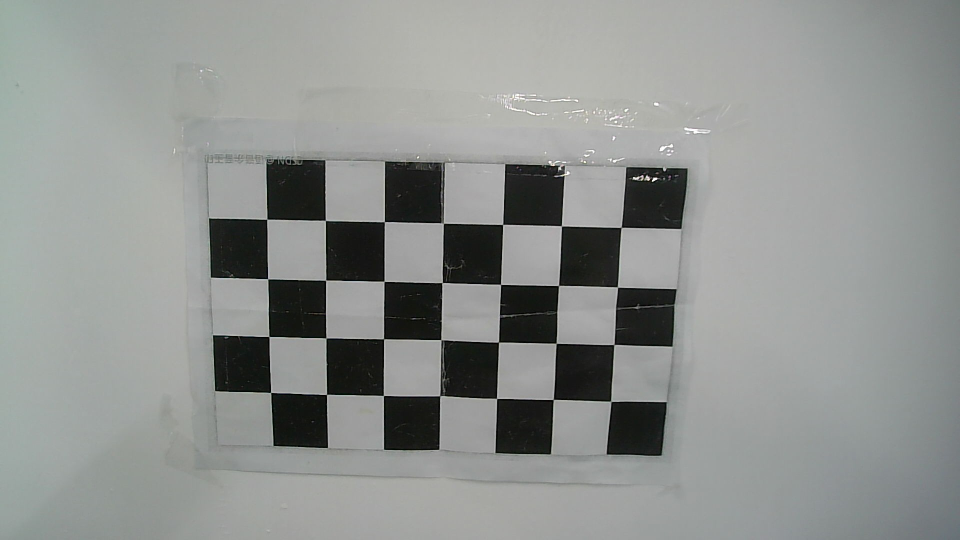
#> input picture jetson_vision/pictures/WIN_20260717_16_45_20_Pro.jpg, 1920 x 1080 px (shown at 1/2 size)
$ python -i line_detector_v1_3roi.py   (imports and definitions only)
#> lines starting #> are read from the running program, lines starting #| are printed output that depends on the picture; after the words box and inside, x2 and y2 are one past the last pixel; in counts of white or black regions, pixels touching at a corner belong together
#> further down, picture is the input picture: shape (1080, 1920, 3); mean B, G, R 143.8, 146.2, 143.2
"""巡线模块 V1 — warp 鸟瞰 + 3 层 ROI 扫描

V0: 无 warp，直接在摄像头画面上扫
V1: 先 IPM warp → 鸟瞰图，再 3 层 ROI 扫边缘 → 直线拟合
V2: warp + 抛物线拟合
V3: warp + 几何原语（平行线/同心圆）
"""
import cv2
import numpy as np


def clamp(v, lo, hi):
    return max(lo, min(hi, v))


class LineDetector:
    def __init__(
        self,
        cam_height_cm=40.0,
        cam_pitch_deg=45.0,
        cam_vfov_deg=44.0,
        cam_w=640,
        cam_h=480,
        bird_h=200,
        bird_w=160,
        lookahead_cm=(10, 80),
        th_offset=6,
        scan_lines=5,
        track_width_cm=35.5,
    ):
        self.cam_height = cam_height_cm
        self.cam_pitch = np.radians(cam_pitch_deg)
        self.cam_vfov_deg = cam_vfov_deg
        self.img_w = cam_w
        self.img_h = cam_h
        self.bird_h = bird_h
        self.bird_w = bird_w
        self._center_x = bird_w // 2
        self.th_offset = th_offset
        self.scan_lines = scan_lines

        self._K = None
        self._dist = None

        self.M = self._build_birdseye_matrix(lookahead_cm)

        # —— 从鸟瞰几何推导赛道两条黑线中心间距 (px) ——
        mid_cm = (lookahead_cm[0] + lookahead_cm[1]) / 2.0
        vfov_rad = np.radians(cam_vfov_deg)
        hfov_rad = 2.0 * np.arctan(np.tan(vfov_rad / 2.0) * cam_w / cam_h)
        ground_w_mid = 2.0 * mid_cm * np.tan(hfov_rad / 2.0)
        self._track_width_px = track_width_cm * (bird_w / ground_w_mid)

        self._prev_dev = 0.0
        self._prev_heading = 0.0

    # ── IPM 鸟瞰变换（同 V2/V3）──
    def _build_birdseye_matrix(self, lookahead):
#> called with lookahead = (10, 80)
        near, far = lookahead
        near = max(near, 20.0)

        vfov_rad = np.radians(self.cam_vfov_deg)
        hfov_rad = 2.0 * np.arctan(np.tan(vfov_rad / 2.0) * self.img_w / self.img_h)
        fx = self.img_w / (2.0 * np.tan(hfov_rad / 2.0))
        fy = self.img_h / (2.0 * np.tan(vfov_rad / 2.0))
        cx, cy = self.img_w / 2.0, self.img_h / 2.0

        ground_w_near = 2.0 * near * np.tan(hfov_rad / 2.0)
        W = ground_w_near * 0.85

        world_pts = np.float32([
            [W / 2, near], [-W / 2, near],
            [-W / 2, far], [W / 2, far],
        ])
        cp, sp = np.cos(self.cam_pitch), np.sin(self.cam_pitch)
        src_pts = []
        for wx, wz in world_pts:
            Xc = wx
            Yc = self.cam_height * cp - wz * sp
            Zc = self.cam_height * sp + wz * cp
            if Zc < 0.01: Zc = 0.01
            src_pts.append([fx * Xc / Zc + cx, fy * Yc / Zc + cy])
        src = np.float32(src_pts)

        dst = np.float32([
            [self.bird_w - 1, self.bird_h - 1], [0, self.bird_h - 1],
            [0, 0], [self.bird_w - 1, 0],
        ])
        return cv2.getPerspectiveTransform(src, dst)

    # ── 预处理（整张鸟瞰图一次 Otsu，同 V2）──
    def _preprocess(self, bgr):
        """灰度转换 + IPM 鸟瞰 + 整图 Otsu 二值化 + 形态学闭运算。"""
        if self._K is not None:
            bgr = cv2.undistort(bgr, self._K, self._dist)
        gray = np.max(bgr, axis=2)
        bird = cv2.warpPerspective(gray, self.M, (self.bird_w, self.bird_h))
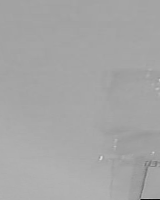
#> bird: shape (200, 160); min 10, max 223, mean 165.7

        th_val = cv2.threshold(bird, 0, 255, cv2.THRESH_BINARY + cv2.THRESH_OTSU)[0]
#> th_val = 168
        th_val = clamp(int(th_val) + self.th_offset, 30, 200)
#> th_val = 174
        _, binary = cv2.threshold(bird, th_val, 255, cv2.THRESH_BINARY)
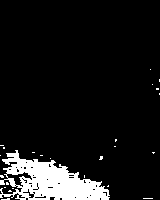
#> binary: shape (200, 160); 9.3% white; 25 white regions (24 under 20 px), largest, box (x1, y1, x2, y2) and area: (0, 150, 110, 200) 2866

        k3 = cv2.getStructuringElement(cv2.MORPH_ELLIPSE, (3, 3))
        binary = cv2.morphologyEx(binary, cv2.MORPH_CLOSE, k3, iterations=1)
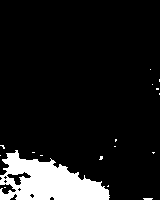
#> binary: shape (200, 160); 10.3% white; 17 white regions (16 under 20 px), largest, box (x1, y1, x2, y2) and area: (0, 150, 110, 200) 3212
        return bird, binary

    # ── 单个 ROI 扫描 ──
    def _scan_roi(self, binary, y0, y1):
        """扫描二值图的一段 ROI 行，识别两条黑线后推算赛道中心 x 中位数。

        每条黑线(白→黑→白)构成一个段。段间距约等于 track_width_px 的两个段
        配对即为左右赛道边线；赛道中心 = 两段中心的均值。
        若仅可见一条边线，则从该段中心外推 track_width_px/2 得到赛道中心。
        返回 None 表示该 ROI 内未找到任何黑段。
        """
        track_centers = []
        half_track = self._track_width_px / 2.0
        min_seg_w = 4                              # 单条黑线最小宽度
        max_seg_w = 40                             # 单条黑线最大宽度
        track_tol = max(20.0, self._track_width_px * 0.4)  # 双段配对容差
        row_step = max(1, (y1 - y0) // self.scan_lines)

        for y in range(y0, y1, row_step):
            line = binary[y, :].astype(np.int32)
            diff = np.diff(line)
            rising = np.where(diff > 0)[0]   # 黑→白 (right edge)
            falling = np.where(diff < 0)[0]  # 白→黑 (left edge)

            # ── 构建当前行所有黑段（左沿 + 紧邻右沿 → 段）──
            segments = []
            for fl in falling:
                candidates = rising[rising > fl]
                if len(candidates) == 0:
                    continue
                ri = candidates[0]                # 紧邻右沿
                width = ri - fl
                if min_seg_w <= width <= max_seg_w:
                    segments.append({'cx': float((fl + ri) * 0.5)})

            # ── 双段：找间距最接近赛道中心间距的段对 ──
            if len(segments) >= 2:
                best_pair = None
                best_err = float('inf')
                for i in range(len(segments)):
                    for j in range(i + 1, len(segments)):
                        gap = abs(segments[j]['cx'] - segments[i]['cx'])
                        err = abs(gap - self._track_width_px)
                        if err < best_err:
                            best_err = err
                            best_pair = (segments[i], segments[j])
                if best_pair is not None:
                    gap = abs(best_pair[0]['cx'] - best_pair[1]['cx'])
                    if abs(gap - self._track_width_px) <= track_tol:
                        # 赛道中心 = 左右黑线中心的均值
                        track_cx = (best_pair[0]['cx'] + best_pair[1]['cx']) * 0.5
                        track_centers.append(track_cx)
                        continue
                # 未配成对 → 继续执行单段逻辑

            # ── 单段：用距图像中心最近的段外推赛道中心 ──
            if len(segments) >= 1:
                best_seg = min(segments, key=lambda s: abs(s['cx'] - self._center_x))
                if best_seg['cx'] < self._center_x:
                    # 可见段在左边 → 赛道中心在右边 half_track 处
                    cx = best_seg['cx'] + half_track
                else:
                    # 可见段在右边 → 赛道中心在左边 half_track 处
                    cx = best_seg['cx'] - half_track
                if 0 <= cx < self.bird_w:
                    track_centers.append(cx)

        if not track_centers:
            return None
        return float(np.median(track_centers))

    # ── 主入口 ──
    def process(self, bgr):
        bird, binary = self._preprocess(bgr)

        # 3 层 ROI（近/中/远, 在鸟瞰图上从上到下）
        near_y0 = self.bird_h - 30
        near_y1 = self.bird_h
        mid_y0 = self.bird_h // 2 - 15
        mid_y1 = self.bird_h // 2 + 15
        far_y0 = 0
        far_y1 = 30

        centers = []
        for name, y0, y1 in [("near", near_y0, near_y1),
                               ("mid", mid_y0, mid_y1),
                               ("far", far_y0, far_y1)]:
            cx = self._scan_roi(binary, y0, y1)
            if cx is not None:
                centers.append((cx, (y0 + y1) / 2))
#> this loop made 3 passes
#> cx on pass 1: 65.08
#> after the loop, centers = [(65.08, 185)]

        deviation_px = None
        heading_deg = 0.0
        conf = 0.0

        if len(centers) >= 2:
            pts = np.array(centers, dtype=np.float32)
            xs, ys = pts[:, 0], pts[:, 1]
            coeffs = np.polyfit(ys, xs, 1)
            m, c = coeffs

            # 近处偏差（y = bird_h, 图底）
            center_near = m * self.bird_h + c
            deviation_px = center_near - self._center_x

            # 朝向：dx/dy in birdseye pixels
            heading_deg = np.degrees(np.arctan(m))

            conf = clamp(len(centers) / 3.0, 0.2, 1.0)

        # ── 时序平滑 ──
        if deviation_px is not None:
            # 拒绝 heading 突变：翻转超 15° 则用上一帧值
            heading_jump = abs(heading_deg - self._prev_heading)
            if heading_jump > 15:
                heading_deg = self._prev_heading
            alpha = 0.6
            deviation_px = alpha * deviation_px + (1 - alpha) * self._prev_dev
            heading_deg = alpha * heading_deg + (1 - alpha) * self._prev_heading
            self._prev_dev = deviation_px
            self._prev_heading = heading_deg
        else:
            deviation_px = self._prev_dev * 0.92
            heading_deg = self._prev_heading * 0.88
            conf = 0.1

        # ── 可视化 ──
        vis = cv2.cvtColor(bird, cv2.COLOR_GRAY2BGR)
        cv2.rectangle(vis, (0, far_y0), (self.bird_w, far_y1), (100, 100, 200), 1)
        cv2.rectangle(vis, (0, mid_y0), (self.bird_w, mid_y1), (100, 100, 200), 1)
        cv2.rectangle(vis, (0, near_y0), (self.bird_w, near_y1), (100, 100, 200), 1)
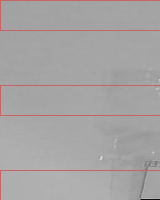
#> vis: shape (200, 160, 3); mean B, G, R 163.9, 163.9, 166.7
        for cx, cy in centers:
            cv2.circle(vis, (int(cx), int(cy)), 4, (0, 255, 255), -1)
#> this loop made 1 pass
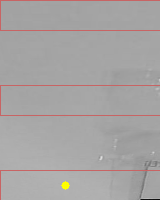
#> vis: shape (200, 160, 3); 0.15% of pixels changed, all inside (x1, y1, x2, y2) = (61, 181, 70, 190)
        if deviation_px is not None:
            cv2.circle(vis, (self._center_x, self.bird_h - 1), 5, (255, 255, 255), -1)
#> vis: shape (200, 160, 3); 0.14% of pixels changed, all inside (x1, y1, x2, y2) = (75, 194, 86, 200)
            cv2.circle(vis, (int(self._center_x + deviation_px), self.bird_h - 1), 5, (255, 0, 255), -1)
#> vis: shape (200, 160, 3); mean B, G, R 163.8, 163.8, 166.9
            cv2.putText(vis, f"V1 dev={deviation_px:+.1f} h={heading_deg:+.0f}",
                        (4, self.bird_h - 6), cv2.FONT_HERSHEY_SIMPLEX, 0.3, (255, 255, 0), 1)
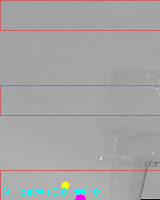
#> vis: shape (200, 160, 3); mean B, G, R 164.2, 164.2, 165.9

        debug = {"bird": bird}
        return deviation_px, heading_deg, conf, vis, debug

    def set_calibration(self, K, dist, calib_w=None, calib_h=None):
        pass

>>> import cv2
>>> picture = cv2.imread('pictures/WIN_20260717_16_45_20_Pro.jpg')
>>> result = LineDetector().process(picture)
#> result = 5 items

$ run again, on jetson_vision/pictures/WIN_20260717_16_45_23_Pro.jpg
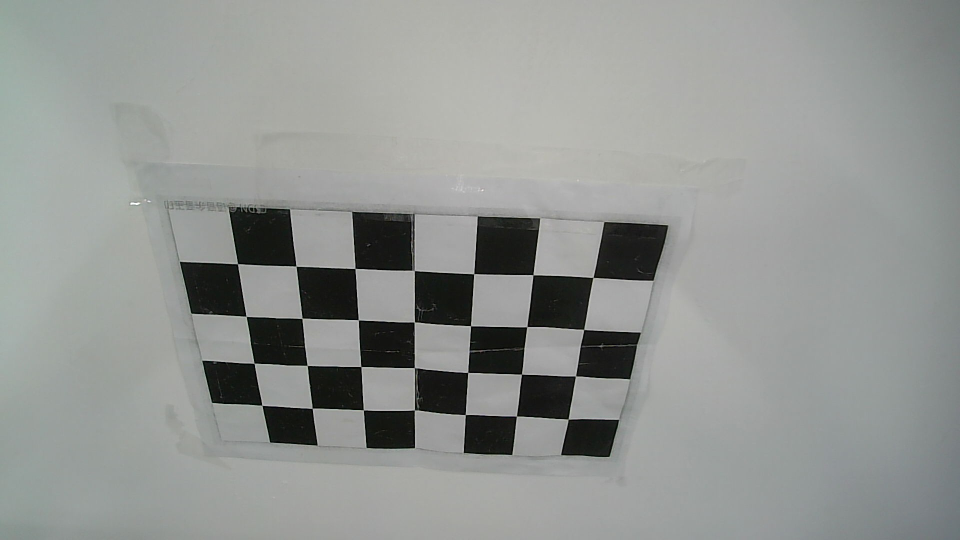
#> input picture jetson_vision/pictures/WIN_20260717_16_45_23_Pro.jpg, 1920 x 1080 px (shown at 1/2 size)
#> picture is the input picture: shape (1080, 1920, 3); mean B, G, R 146.6, 149.3, 146.4
#> in _preprocess, `th_val = cv2.threshold(bird, 0, 255, cv2.THRESH_BINARY + cv2.THRESH_OT..`: th_val = 159
#> in _preprocess, `th_val = clamp(int(th_val) + self.th_offset, 30, 200)`: th_val = 165
#> in _preprocess, `binary = cv2.morphologyEx(binary, cv2.MORPH_CLOSE, k3, iterations=1)`:
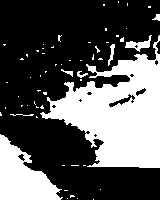
#> binary: shape (200, 160); 34.4% white; 59 white regions (51 under 20 px), largest, box (x1, y1, x2, y2) and area: (40, 35, 160, 168) 8115, (0, 134, 63, 200) 2287, (125, 35, 152, 52) 174
#> the loop in process, `for name, y0, y1 in [("near", near_y0, near_y1), ("mid", mid_y0, mid_y..` made 3 passes
#> cx on pass 2: 105.4
#> after the loop in process, `for name, y0, y1 in [("near", near_y0, near_y1),`: centers = [(105.4, 100)]
#> the loop in process, `for cx, cy in centers:` made 1 pass
#> in process, `cv2.putText(vis, f"V1 dev={deviation_px:+.1f} h={heading_deg:+.0f}", (..`:
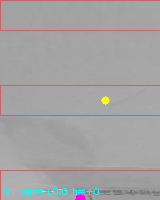
#> vis: shape (200, 160, 3); mean B, G, R 162.5, 162.6, 164.3
#> result = 5 items

$ run again, on jetson_vision/pictures/WIN_20260717_16_45_31_Pro.jpg
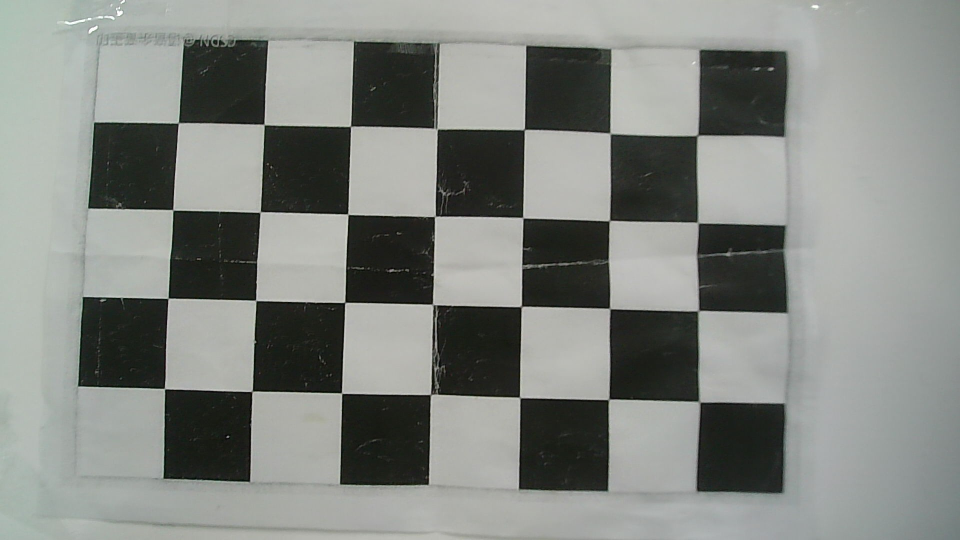
#> input picture jetson_vision/pictures/WIN_20260717_16_45_31_Pro.jpg, 1920 x 1080 px (shown at 1/2 size)
#> picture is the input picture: shape (1080, 1920, 3); mean B, G, R 129.9, 134.6, 131.1
#> in _preprocess, `th_val = cv2.threshold(bird, 0, 255, cv2.THRESH_BINARY + cv2.THRESH_OT..`: th_val = 110
#> in _preprocess, `th_val = clamp(int(th_val) + self.th_offset, 30, 200)`: th_val = 116
#> in _preprocess, `_, binary = cv2.threshold(bird, th_val, 255, cv2.THRESH_BINARY)`:
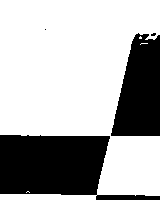
#> binary: shape (200, 160); 68.4% white; 4 black regions (2 under 20 px), largest, box (x1, y1, x2, y2) and area: (0, 135, 160, 200) 6336, (111, 33, 160, 136) 3769
#> the loop in process, `for name, y0, y1 in [("near", near_y0, near_y1), ("mid", mid_y0, mid_y..` made 3 passes
#> cx on pass 1: 136.1
#> after the loop in process, `for name, y0, y1 in [("near", near_y0, near_y1),`: centers = [(136.1, 185)]
#> the loop in process, `for cx, cy in centers:` made 1 pass
#> in process, `cv2.putText(vis, f"V1 dev={deviation_px:+.1f} h={heading_deg:+.0f}", (..`:
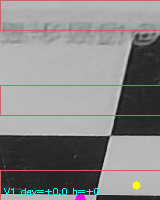
#> vis: shape (200, 160, 3); mean B, G, R 134.8, 134.8, 136.5
#> result = 5 items

$ run again, on jetson_vision/pictures/WIN_20260717_16_45_36_Pro.jpg
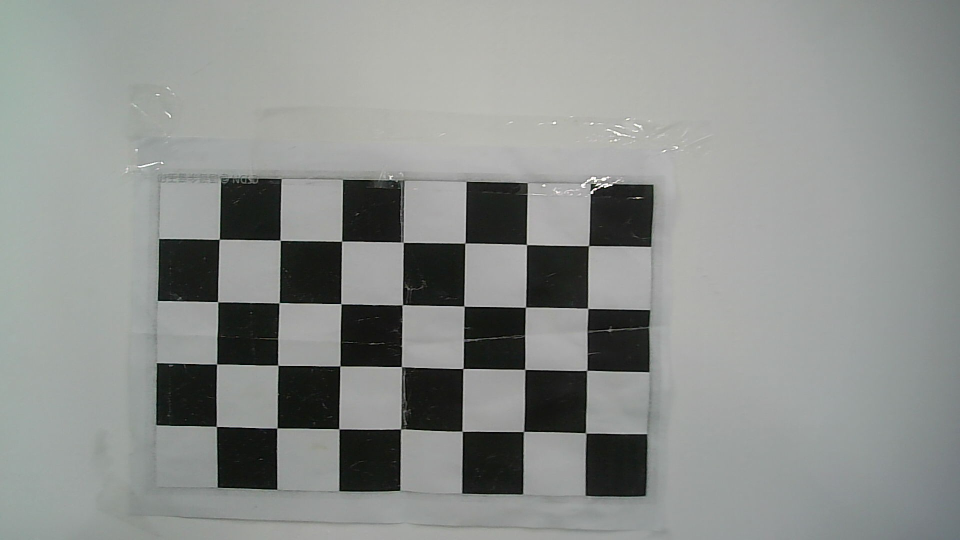
#> input picture jetson_vision/pictures/WIN_20260717_16_45_36_Pro.jpg, 1920 x 1080 px (shown at 1/2 size)
#> picture is the input picture: shape (1080, 1920, 3); mean B, G, R 141.2, 143.8, 140.6
#> in _preprocess, `th_val = cv2.threshold(bird, 0, 255, cv2.THRESH_BINARY + cv2.THRESH_OT..`: th_val = 83
#> in _preprocess, `th_val = clamp(int(th_val) + self.th_offset, 30, 200)`: th_val = 89
#> in _preprocess, `_, binary = cv2.threshold(bird, th_val, 255, cv2.THRESH_BINARY)`:
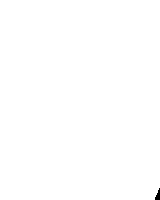
#> binary: shape (200, 160); 99.9% white; 1 black region, box (x1, y1, x2, y2) and area: (155, 188, 160, 200) 37
#> after the loop in process, `for name, y0, y1 in [("near", near_y0, near_y1),`: centers = []
#> in process, `cv2.putText(vis, f"V1 dev={deviation_px:+.1f} h={heading_deg:+.0f}", (..`:
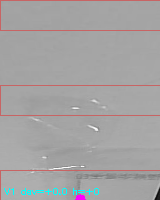
#> vis: shape (200, 160, 3); mean B, G, R 163.4, 163, 164.8
#> result = 5 items
